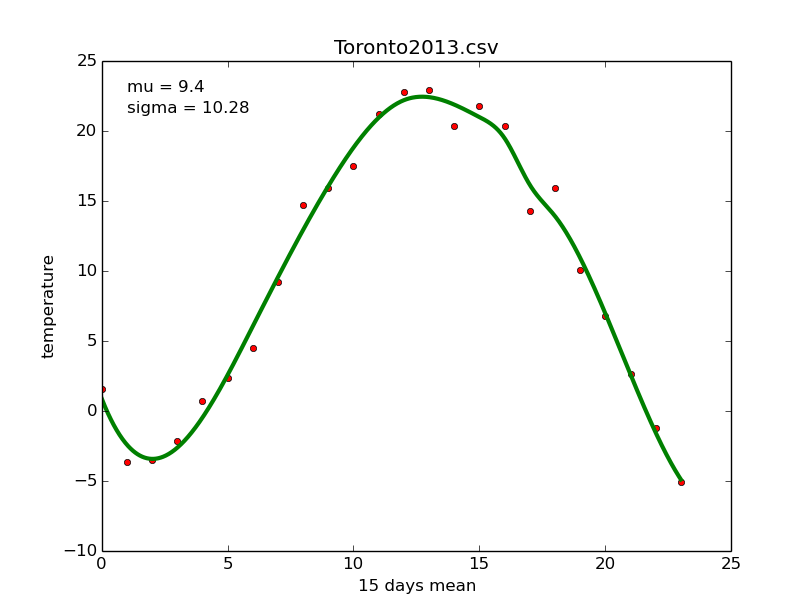

This figure's Python source:

# coding: utf-8

# In[1]:

import pandas as pd


# In[2]:

filename = 'Toronto2013.csv'


# In[3]:

pd.read_csv('Toronto2013.csv')


# In[4]:

data = pd.read_csv('Toronto2013.csv')


# In[5]:

data


# In[8]:

data.columns[9]


# In[9]:

meanTempDay = data[data.columns[9]]


# In[10]:

meanTempDay


# In[11]:

meanTempDay[:]


# In[12]:

meanTempDay[1:15]


# In[13]:

meanTempDay.mean()


# In[14]:

import numpy as np


# In[15]:

l = []


#  

# In[16]:

for i in xrange(24):
    l.append( (meanTempDay[15*i:15*i+15].mean() ) )


# In[17]:

l


# In[18]:

fifteenDaysMean = pd.DataFrame(l)


# In[19]:

fifteenDaysMean


# In[36]:

import matplotlib.pyplot as plt
x = np.linspace(0,23,24)
y = np.array(l)


# In[37]:

plt.plot(x, y, 'ro', ms= 5)
plt.xlabel('15 days mean')
plt.ylabel('temperature')
plt.title(filename)


# In[38]:

meanTempDay.mean()


# In[40]:

from scipy.interpolate import UnivariateSpline
spl = UnivariateSpline(x, y)
xs = np.linspace(0, 23, 1000)
plt.plot(xs, spl(xs), 'g', lw=3)




plt.text(1, meanTempDay.max()-7,'mu = '+ str( round(meanTempDay.mean(),2) ), horizontalalignment='left',
     verticalalignment='center')
plt.text(1, meanTempDay.max()-8.5,'sigma = '+ str( round(meanTempDay.std(),2) ), horizontalalignment='left',
     verticalalignment='center')
plt.show()
